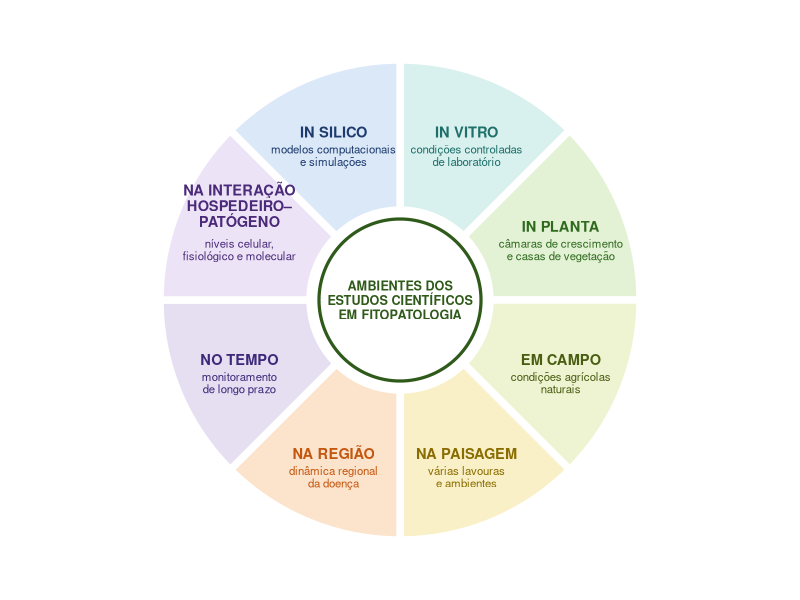

Reproduce this figure in R.
## ---- chunk 1
#| label: fig-chapter1-1
#| fig-cap: "Principais ambientes de pesquisa em Fitopatologia. Cada ambiente responde a questões de pesquisa distintas e gera formas complementares de evidência científica."
#| echo: false
#| fig-width: 7
#| fig-height: 7
#| out-width: "80%"
#| fig-align: center

library(ggplot2)

# Ambientes em sentido horário, a partir do topo
amb <- data.frame(
  nome = c("IN VITRO", "IN PLANTA", "EM CAMPO", "NA PAISAGEM", "NA REGIÃO",
           "NO TEMPO", "NA INTERAÇÃO\nHOSPEDEIRO–\nPATÓGENO", "IN SILICO"),
  desc = c("condições controladas\nde laboratório",
           "câmaras de crescimento\ne casas de vegetação",
           "condições agrícolas\nnaturais",
           "várias lavouras\ne ambientes",
           "dinâmica regional\nda doença",
           "monitoramento\nde longo prazo",
           "níveis celular,\nfisiológico e molecular",
           "modelos computacionais\ne simulações"),
  fundo = c("#d8f0ee", "#e3f1d4", "#eef3d2", "#f9f0c8", "#fbe3cc",
            "#e6dff2", "#ece4f6", "#dbe8f8"),
  texto = c("#1f6f6a", "#2f6b1f", "#4a5e12", "#8a6d00", "#c4570f",
            "#3d2a7a", "#4b2a7a", "#1d3b6e")
)
amb$x <- seq_len(nrow(amb)) - 0.5

ggplot(amb) +
  geom_rect(aes(xmin = x - 0.5, xmax = x + 0.5, ymin = 1.5, ymax = 4,
                fill = fundo), colour = "white", linewidth = 2.5) +
  annotate("rect", xmin = 0, xmax = 8, ymin = 0, ymax = 1.35,
           fill = "white", colour = NA) +
  annotate("path", x = seq(0, 8, length.out = 400), y = 1.35,
           colour = "#2f5a1a", linewidth = 1.1) +
  # título acima e descrição abaixo do mesmo ponto, em qualquer setor
  geom_text(aes(x = x, y = 2.9, label = nome, colour = texto),
            fontface = "bold", size = 3.7, lineheight = 0.9, vjust = -0.15) +
  geom_text(aes(x = x, y = 2.9, label = desc, colour = texto),
            size = 2.9, lineheight = 0.9, vjust = 1.25) +
  annotate("text", x = 0, y = 0,
           label = "AMBIENTES DOS\nESTUDOS CIENTÍFICOS\nEM FITOPATOLOGIA",
           fontface = "bold", size = 3.2, colour = "#2f5a1a", lineheight = 0.95) +
  scale_fill_identity() +
  scale_colour_identity() +
  coord_polar(theta = "x", start = 0, direction = 1, clip = "off") +
  scale_x_continuous(limits = c(0, 8), expand = c(0, 0)) +
  scale_y_continuous(limits = c(0, 4), expand = c(0, 0)) +
  theme_void()
## ---- chunk 2
#| label: fig-chapter1-2
#| fig-cap: "Organização do livro. Cada etapa de um projeto de pesquisa corresponde a um ou mais capítulos."
#| echo: false
#| fig-align: center

DiagrammeR::grViz("
digraph livro {
  graph [rankdir = TB, nodesep = 0.25, ranksep = 0.22, bgcolor = 'transparent']
  node  [shape = box, style = 'rounded,filled', fontname = 'Helvetica',
         fontsize = 15, width = 4.6, height = 0.62, penwidth = 1.4,
         margin = '0.25,0.08']
  edge  [color = '#4a4a4a', arrowsize = 0.7, penwidth = 1.2]

  q   [label = <<b>Formular a questão de pesquisa</b><br/><font point-size='12' color='#1f5fa8'>Capítulo 1</font>>,
       fillcolor = '#eaf2fb', color = '#7fa7d6']
  d   [label = <<b>Delinear o estudo</b><br/><font point-size='12' color='#4f7d2f'>Capítulo 2</font>>,
       fillcolor = '#eef6e8', color = '#9cc27f']
  o   [label = <<b>Organizar os dados</b><br/><font point-size='12' color='#b07d12'>Capítulo 3</font>>,
       fillcolor = '#fdf5e1', color = '#e5c46e']
  e   [label = <<b>Explorar os dados</b><br/><font point-size='12' color='#6c4f9e'>Capítulo 4</font>>,
       fillcolor = '#f2edf8', color = '#b3a1d4']
  v   [label = <<b>Visualizar os dados</b><br/><font point-size='12' color='#1f8075'>Capítulo 5</font>>,
       fillcolor = '#e6f5f3', color = '#86c9bf']
  i   [label = <<b>Tirar conclusões (inferência)</b><br/><font point-size='12' color='#c4473a'>Capítulo 6</font>>,
       fillcolor = '#fcebe9', color = '#eba39a']
  a   [label = <<b>Analisar diferentes tipos de dados</b><br/><font point-size='12' color='#1f5fa8'>Capítulos 7–11</font>>,
       fillcolor = '#eaf2fb', color = '#7fa7d6']
  c   [label = <<b>Comunicar os resultados</b><br/><font point-size='12' color='#4f7d2f'>Capítulo 12</font>>,
       fillcolor = '#eef6e8', color = '#9cc27f']
  r   [label = <<b>Tornar a pesquisa reprodutível</b><br/><font point-size='12' color='#1f8075'>Capítulo 13</font>>,
       fillcolor = '#e6f5f3', color = '#86c9bf']

  q -> d -> o -> e -> v -> i -> a -> c -> r
}
", width = "100%", height = 760)
